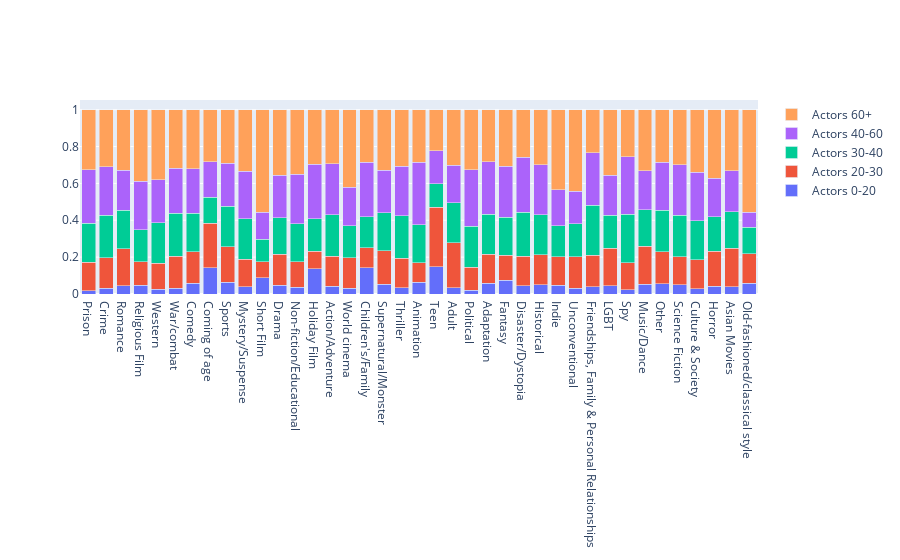

The cell this chart's notebook holds for it:
### Code cell
age_columns = [ 'Actors 0-20', 'Actors 20-30', 'Actors 30-40', 'Actors 40-60', 'Actors 60+']
unique_genre = list()
MOVIES["new_genres"].apply(lambda x: unique_genre.extend(ast.literal_eval(x)))
unique_genre = list(set(unique_genre))
df_age = MOVIES[age_columns + ['new_genres']]
dict_themes = {}
for genre in unique_genre:
    df_temp = df_age[df_age["new_genres"].apply(lambda x: genre in x)]
    dict_themes[genre] = df_temp[age_columns].mean().values


df_age = pd.DataFrame.from_dict(dict_themes, orient="index")
df_age = df_age.set_axis(age_columns, axis=1)
df_age = df_age.div(df_age.sum(axis=1), axis=0)


# wide_df = px.data.medals_wide()
fig = go.Figure(data=[
    go.Bar(name=age_columns[i], x=df_age.index, y=list(df_age[age_columns[i]])) for i in range(len(age_columns))])
# Change the bar mode
fig.update_layout(barmode='stack')

fig.show()

### Figure 1 — Plotly figure (JSON) as saved in the notebook; plotly's stock layout.template omitted (floating-point values rounded to 4 significant figures)
{"data": [{"name": "Actors 0-20", "type": "bar", "x": ["Prison", "Crime", "Romance", "Religious Film", "Western", "War/combat", "Comedy", "Coming of age", "Sports", "Mystery/Suspense", "Short Film", "Drama", "Non-fiction/Educational", "Holiday Film", "Action/Adventure", "World cinema", "Children's/Family", "Supernatural/Monster", "Thriller", "Animation", "Teen", "Adult", "Political", "Adaptation", "Fantasy", "Disaster/Dystopia", "Historical", "Indie", "Unconventional", "Friendships, Family & Personal Relationships", "LGBT", "Spy", "Music/Dance", "Other", "Science Fiction", "Culture & Society", "Horror", "Asian Movies", "Old-fashioned/classical style"], "y": [0.01894, 0.03103, 0.04548, 0.04623, 0.0259, 0.03003, 0.05736, 0.1417, 0.06514, 0.03877, 0.08815, 0.04645, 0.03582, 0.1367, 0.04318, 0.03052, 0.1412, 0.05305, 0.03313, 0.06492, 0.1467, 0.03477, 0.02103, 0.05782, 0.07567, 0.04467, 0.0501, 0.04619, 0.03201, 0.04027, 0.04362, 0.02179, 0.05397, 0.05565, 0.04949, 0.02924, 0.04266, 0.03976, 0.05894]}, {"name": "Actors 20-30", "type": "bar", "x": ["Prison", "Crime", "Romance", "Religious Film", "Western", "War/combat", "Comedy", "Coming of age", "Sports", "Mystery/Suspense", "Short Film", "Drama", "Non-fiction/Educational", "Holiday Film", "Action/Adventure", "World cinema", "Children's/Family", "Supernatural/Monster", "Thriller", "Animation", "Teen", "Adult", "Political", "Adaptation", "Fantasy", "Disaster/Dystopia", "Historical", "Indie", "Unconventional", "Friendships, Family & Personal Relationships", "LGBT", "Spy", "Music/Dance", "Other", "Science Fiction", "Culture & Society", "Horror", "Asian Movies", "Old-fashioned/classical style"], "y": [0.1543, 0.1648, 0.2004, 0.128, 0.1405, 0.1739, 0.171, 0.2431, 0.1909, 0.1509, 0.08815, 0.169, 0.1391, 0.09558, 0.1628, 0.1669, 0.1097, 0.1809, 0.1621, 0.1036, 0.323, 0.2425, 0.1249, 0.1569, 0.1349, 0.161, 0.1634, 0.1551, 0.1712, 0.1704, 0.2043, 0.1468, 0.2058, 0.1748, 0.1526, 0.1569, 0.189, 0.2077, 0.1584]}, {"name": "Actors 30-40", "type": "bar", "x": ["Prison", "Crime", "Romance", "Religious Film", "Western", "War/combat", "Comedy", "Coming of age", "Sports", "Mystery/Suspense", "Short Film", "Drama", "Non-fiction/Educational", "Holiday Film", "Action/Adventure", "World cinema", "Children's/Family", "Supernatural/Monster", "Thriller", "Animation", "Teen", "Adult", "Political", "Adaptation", "Fantasy", "Disaster/Dystopia", "Historical", "Indie", "Unconventional", "Friendships, Family & Personal Relationships", "LGBT", "Spy", "Music/Dance", "Other", "Science Fiction", "Culture & Society", "Horror", "Asian Movies", "Old-fashioned/classical style"], "y": [0.2111, 0.232, 0.2094, 0.175, 0.2191, 0.2345, 0.211, 0.1391, 0.2205, 0.2177, 0.1215, 0.1979, 0.2073, 0.1754, 0.2251, 0.1724, 0.1683, 0.2063, 0.2302, 0.2073, 0.1279, 0.2166, 0.2218, 0.2186, 0.2046, 0.2367, 0.2167, 0.1703, 0.1778, 0.2711, 0.1794, 0.2645, 0.1985, 0.2246, 0.2256, 0.2118, 0.1883, 0.1991, 0.1436]}, {"name": "Actors 40-60", "type": "bar", "x": ["Prison", "Crime", "Romance", "Religious Film", "Western", "War/combat", "Comedy", "Coming of age", "Sports", "Mystery/Suspense", "Short Film", "Drama", "Non-fiction/Educational", "Holiday Film", "Action/Adventure", "World cinema", "Children's/Family", "Supernatural/Monster", "Thriller", "Animation", "Teen", "Adult", "Political", "Adaptation", "Fantasy", "Disaster/Dystopia", "Historical", "Indie", "Unconventional", "Friendships, Family & Personal Relationships", "LGBT", "Spy", "Music/Dance", "Other", "Science Fiction", "Culture & Society", "Horror", "Asian Movies", "Old-fashioned/classical style"], "y": [0.2909, 0.2632, 0.2151, 0.2639, 0.2335, 0.2428, 0.2412, 0.1951, 0.2336, 0.259, 0.1465, 0.2322, 0.2678, 0.2954, 0.2755, 0.2083, 0.2946, 0.2315, 0.2682, 0.3404, 0.1792, 0.2056, 0.3078, 0.2829, 0.277, 0.2993, 0.2722, 0.1933, 0.1769, 0.286, 0.2177, 0.312, 0.2095, 0.2597, 0.2741, 0.2625, 0.2094, 0.2223, 0.08228]}, {"name": "Actors 60+", "type": "bar", "x": ["Prison", "Crime", "Romance", "Religious Film", "Western", "War/combat", "Comedy", "Coming of age", "Sports", "Mystery/Suspense", "Short Film", "Drama", "Non-fiction/Educational", "Holiday Film", "Action/Adventure", "World cinema", "Children's/Family", "Supernatural/Monster", "Thriller", "Animation", "Teen", "Adult", "Political", "Adaptation", "Fantasy", "Disaster/Dystopia", "Historical", "Indie", "Unconventional", "Friendships, Family & Personal Relationships", "LGBT", "Spy", "Music/Dance", "Other", "Science Fiction", "Culture & Society", "Horror", "Asian Movies", "Old-fashioned/classical style"], "y": [0.3248, 0.309, 0.3296, 0.3869, 0.381, 0.3187, 0.3194, 0.2811, 0.2899, 0.3337, 0.5557, 0.3544, 0.3499, 0.297, 0.2934, 0.4218, 0.2861, 0.3283, 0.3063, 0.2838, 0.2233, 0.3005, 0.3245, 0.2837, 0.3078, 0.2583, 0.2976, 0.4351, 0.442, 0.2323, 0.3549, 0.2549, 0.3323, 0.2852, 0.2982, 0.3395, 0.3706, 0.3312, 0.5567]}], "layout": {"barmode": "stack"}}
